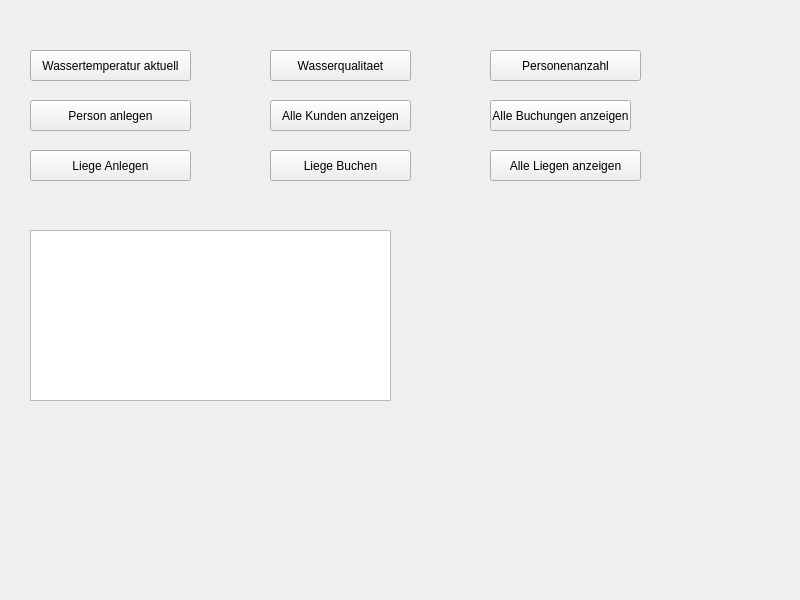
<?xml version="1.0" encoding="UTF-8"?>
<ui version="4.0">
 <class>Widget</class>
 <widget class="QWidget" name="Widget">
  <property name="geometry">
   <rect>
    <x>0</x>
    <y>0</y>
    <width>800</width>
    <height>600</height>
   </rect>
  </property>
  <property name="windowTitle">
   <string>Widget</string>
  </property>
  <widget class="QPushButton" name="wassertemperaturaktuellbutton">
   <property name="geometry">
    <rect>
     <x>30</x>
     <y>50</y>
     <width>161</width>
     <height>31</height>
    </rect>
   </property>
   <property name="text">
    <string>Wassertemperatur aktuell</string>
   </property>
  </widget>
  <widget class="QPushButton" name="wasserqualitaetbutton">
   <property name="geometry">
    <rect>
     <x>270</x>
     <y>50</y>
     <width>141</width>
     <height>31</height>
    </rect>
   </property>
   <property name="text">
    <string>Wasserqualitaet</string>
   </property>
  </widget>
  <widget class="QPushButton" name="personenanzahlbutton">
   <property name="geometry">
    <rect>
     <x>490</x>
     <y>50</y>
     <width>151</width>
     <height>31</height>
    </rect>
   </property>
   <property name="text">
    <string>Personenanzahl</string>
   </property>
  </widget>
  <widget class="QPlainTextEdit" name="plainTextEdit">
   <property name="geometry">
    <rect>
     <x>30</x>
     <y>230</y>
     <width>361</width>
     <height>171</height>
    </rect>
   </property>
  </widget>
  <widget class="QPushButton" name="buttonPersonAnlegen">
   <property name="geometry">
    <rect>
     <x>30</x>
     <y>100</y>
     <width>161</width>
     <height>31</height>
    </rect>
   </property>
   <property name="text">
    <string>Person anlegen</string>
   </property>
  </widget>
  <widget class="QPushButton" name="buttonAlleKunden">
   <property name="geometry">
    <rect>
     <x>270</x>
     <y>100</y>
     <width>141</width>
     <height>31</height>
    </rect>
   </property>
   <property name="text">
    <string>Alle Kunden anzeigen</string>
   </property>
  </widget>
  <widget class="QPushButton" name="buttonLiegeAnlegen">
   <property name="geometry">
    <rect>
     <x>30</x>
     <y>150</y>
     <width>161</width>
     <height>31</height>
    </rect>
   </property>
   <property name="text">
    <string>Liege Anlegen</string>
   </property>
  </widget>
  <widget class="QPushButton" name="buttonAlleLiegen">
   <property name="geometry">
    <rect>
     <x>490</x>
     <y>150</y>
     <width>151</width>
     <height>31</height>
    </rect>
   </property>
   <property name="text">
    <string>Alle Liegen anzeigen</string>
   </property>
  </widget>
  <widget class="QPushButton" name="buttonLiegeBuchen">
   <property name="geometry">
    <rect>
     <x>270</x>
     <y>150</y>
     <width>141</width>
     <height>31</height>
    </rect>
   </property>
   <property name="text">
    <string>Liege Buchen</string>
   </property>
  </widget>
  <widget class="QPushButton" name="buttonAlleBuchungen">
   <property name="geometry">
    <rect>
     <x>490</x>
     <y>100</y>
     <width>141</width>
     <height>31</height>
    </rect>
   </property>
   <property name="text">
    <string>Alle Buchungen anzeigen</string>
   </property>
  </widget>
 </widget>
 <resources/>
 <connections/>
</ui>
